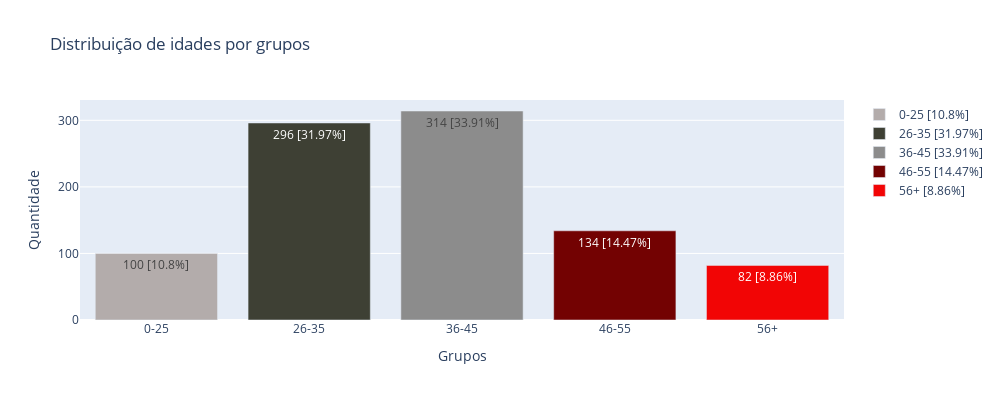

Notebook source saved alongside this figure:
### Code cell
#Criação do campo Age bin para agrupar os clientes em intervalos de idades.
df_train['age_bin'] = pd.cut(df_train['age'], [0, 25, 35, 45, 55, 120], labels=['0-25', '26-35', '36-45', '46-55', '56+'])
df_test['age_bin'] = pd.cut(df_test['age'], [0, 25, 35, 45, 55, 120], labels=['0-25', '26-35', '36-45', '46-55', '56+'])

display(df_train.groupby(['age_bin'])['accountId'].count())

barChart(df_train, 'age_bin', title='Distribuição de idades por grupos', xaxis='Grupos', yaxis='Quantidade', width=1000, height=400, percent=True, order=True)

### Figure 1 — Plotly figure (JSON) as saved in the notebook; plotly's stock layout.template omitted (floating-point values rounded to 4 significant figures)
{"data": [{"marker": {"color": "#B3ACAB"}, "name": "0-25 [10.8%]", "text": "100 [10.8%]", "type": "bar", "x": ["0-25"], "y": [100]}, {"marker": {"color": "#3E4034"}, "name": "26-35 [31.97%]", "text": "296 [31.97%]", "type": "bar", "x": ["26-35"], "y": [296]}, {"marker": {"color": "#8C8C8C"}, "name": "36-45 [33.91%]", "text": "314 [33.91%]", "type": "bar", "x": ["36-45"], "y": [314]}, {"marker": {"color": "#730202"}, "name": "46-55 [14.47%]", "text": "134 [14.47%]", "type": "bar", "x": ["46-55"], "y": [134]}, {"marker": {"color": "#F20505"}, "name": "56+ [8.86%]", "text": "82 [8.86%]", "type": "bar", "x": ["56+"], "y": [82]}], "layout": {"autosize": false, "height": 400, "title": {"text": "<span>Distribuição de idades por grupos</span>"}, "width": 1000, "xaxis": {"title": {"text": "<span>Grupos</span>"}}, "yaxis": {"title": {"text": "<span>Quantidade</span>"}}}}
